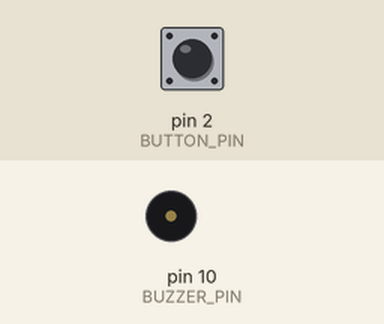
Bench run of a sketch on a simulated Arduino Uno, built with avr-gcc and run on an emulated ATmega328P. On the bench: buzzer (waves = sounding). Inputs (shaded band) come from the test bench; at power-on: pin 2 (BUTTON_PIN) HIGH.

Above: at 1.2 s.
1.3 s: pin 2 (BUTTON_PIN) pulled LOW for 0.15 s
At 2.8 s:
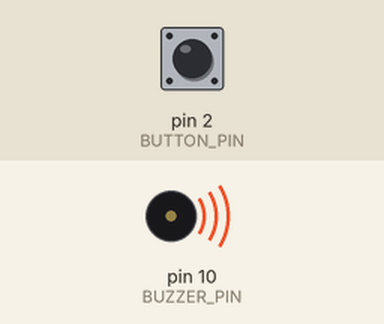
Timing chart, 0 to 4.3 s (numbered marks = the images above; inputs shaded):
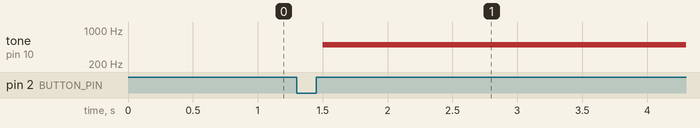

Measured:
- after the input at 1.3 s, tone on pin 10 (BUZZER_PIN): silent → 500 Hz after 0.20 s

The sketch:

L4F2.ino
```cpp
#define BUZZER_PIN 10  // Pin connected to the buzzer
#define BUTTON_PIN 2   // Pin connected to the button

int frequencies[] = {0, 500, 1000, 1500}; // Array of frequencies (the higher the number, the higher the frequency)
int currentFrequencyIndex = 0; // Index to track the current frequency
bool buttonState = false;      // To store the current button state
bool lastButtonState = false;  // To store the previous button state

void setup() {
  pinMode(BUZZER_PIN, OUTPUT);  // Set the buzzer pin as an output
  pinMode(BUTTON_PIN, INPUT_PULLUP); // Set the button pin as an input with internal pull-up
}

void loop() {
  buttonState = digitalRead(BUTTON_PIN); // Read the button state

  if (buttonState == LOW && lastButtonState == HIGH) { // Detect button press
    currentFrequencyIndex++; // Move to the next frequency
    if (currentFrequencyIndex >= (sizeof(frequencies) / sizeof(frequencies[0]))) {
      currentFrequencyIndex = 0; // Wrap around to the first frequency
    }
    delay(200); // Debounce delay
  }

  lastButtonState = buttonState; // Update the last button state

  // Play the current frequency
  tone(BUZZER_PIN, frequencies[currentFrequencyIndex]);
}
```
